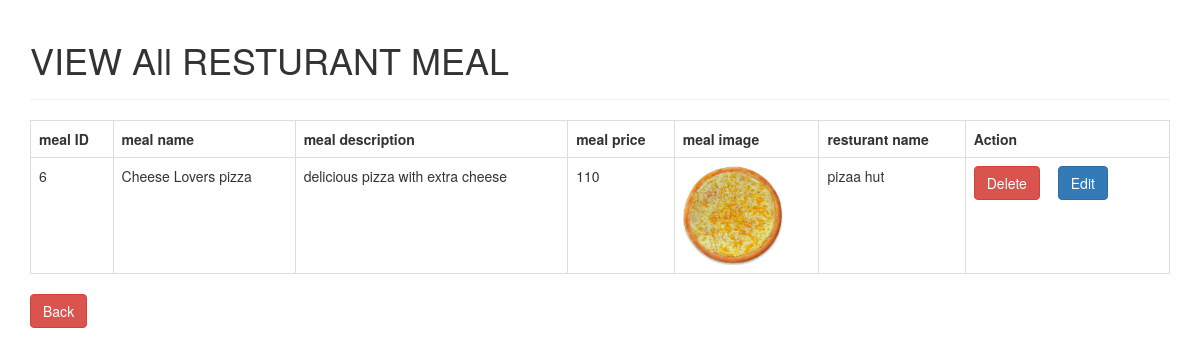
Page /project_task1/CRUD_MEALS_MODULE/view_meal.php?id=31 on the committed database.
### tables this page shows
CREATE TABLE `meals` (
  `meal_id` int(11) NOT NULL,
  `meal_name` varchar(100) NOT NULL,
  `meal_description` varchar(100) NOT NULL,
  `meal_price` varchar(100) NOT NULL,
  `meal_image` varchar(100) NOT NULL,
  `resturants_id` int(11) NOT NULL
);

CREATE TABLE `resturants` (
  `resturants_id` int(11) NOT NULL,
  `resturants_name` varchar(100) NOT NULL,
  `resturants_address` varchar(200) NOT NULL,
  `resturants_url` varchar(100) NOT NULL,
  `resturants_phone` int(11) NOT NULL,
  `resturants_image` varchar(100) NOT NULL,
  `category__id` int(11) DEFAULT NULL
);

### project_task1/CRUD_MEALS_MODULE/view_meal.php (the view, shortened to what this page needs)
<?php require 'dbConnection.php';
    $id=$_GET['id'];
    $id = filter_var($id,FILTER_SANITIZE_NUMBER_INT);
    $sql = "SELECT meals.* , resturants.resturants_name from meals
            INNER JOIN resturants on meals.resturants_id=resturants.resturants_id
            WHERE meals.resturants_id='$id'  ";
    $op  = mysqli_query($con,$sql);
?>
<!DOCTYPE html>
<html>
<head>
    <link rel="stylesheet" href="https://maxcdn.bootstrapcdn.com/bootstrap/3.3.7/css/bootstrap.min.css" />
</head>
<body>
    <div class="container">
        <div class="page-header">
            <h1>VIEW All RESTURANT MEAL </h1>
        </div>
        <table class='table table-hover table-responsive table-bordered'>
            <tr>
                <th>meal ID</th>
                <th>meal name</th>
                <th>meal description</th>
                <th>meal price</th>
                <th>meal image</th>
                <th>resturant name</th>
                <th>Action</th>
            </tr>
           <?php
               while($data = mysqli_fetch_assoc($op)){
           ?>
        <tr>
                 <td> <?php echo $data['meal_id'];?></td>
                 <td> <?php echo $data['meal_name'];?></td>
                 <td> <?php echo $data['meal_description'];?></td>
                 <td> <?php echo $data['meal_price'];?></td>
                 <td> <img src="<?=$data['meal_image']; ?>" style=" width:100px; width:100px; " /></td> </td>
                 <td> <?php echo $data['resturants_name'];?></td>
                 <td>
                 <a href='delete_meal.php?id=<?php echo $data['meal_id'];?>' class='btn btn-danger m-r-1em'>Delete</a>
                 <a href='edit_meal.php?id=<?php echo $data['meal_id'];?>' class='btn btn-primary m-r-1em'>Edit</a>
                </td>
           </tr>
         <?php } ?>
        </table>
        <a href='../CRUD_RESTURANTS/view_resturants.php?id=<?echo $data["resturants_id"];?>' class='btn btn-danger m-r-1em'>Back</a>
    </div>
</body>
</html>

### project_task1/CRUD_MEALS_MODULE/view_meal.php (style rules this page uses)
.m-r-1em { margin-right: 1em; }

### rows in the picture
meals: meal_id "6", meal_name "Cheese Lovers pizza", meal_description "delicious pizza with extra cheese", meal_price "110", meal_image (picture), resturants.resturants_name "pizaa hut"
